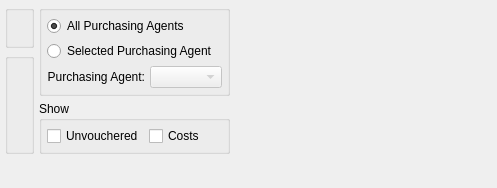
<?xml version="1.0" encoding="UTF-8"?>
<ui version="4.0">
 <comment>This file is part of the xTuple ERP: PostBooks Edition, a free and
open source Enterprise Resource Planning software suite,
Copyright (c) 1999-2018 by OpenMFG LLC, d/b/a xTuple.
It is licensed to you under the Common Public Attribution License
version 1.0, the full text of which (including xTuple-specific Exhibits)
is available at www.xtuple.com/CPAL.  By using this software, you agree
to be bound by its terms.</comment>
 <class>dspPoItemReceivingsByDate</class>
 <widget class="QWidget" name="dspPoItemReceivingsByDate">
  <property name="geometry">
   <rect>
    <x>0</x>
    <y>0</y>
    <width>497</width>
    <height>188</height>
   </rect>
  </property>
  <property name="windowTitle">
   <string>Receipts and Returns by Date</string>
  </property>
  <layout class="QHBoxLayout" name="horizontalLayout">
   <item>
    <layout class="QVBoxLayout" name="verticalLayout">
     <property name="spacing">
      <number>0</number>
     </property>
     <item>
      <layout class="QGridLayout" name="gridLayout_5">
       <item row="0" column="0">
        <widget class="QGroupBox" name="_dateGroup">
         <property name="title">
          <string/>
         </property>
         <layout class="QGridLayout" name="gridLayout_2">
          <item row="0" column="0">
           <widget class="DateCluster" name="_dates"/>
          </item>
         </layout>
        </widget>
       </item>
       <item row="0" column="1" rowspan="2">
        <widget class="QGroupBox" name="_purchasingAgentGroup">
         <property name="minimumSize">
          <size>
           <width>0</width>
           <height>0</height>
          </size>
         </property>
         <property name="title">
          <string/>
         </property>
         <layout class="QGridLayout" name="gridLayout_3">
          <item row="0" column="0">
           <widget class="QRadioButton" name="_allPurchasingAgents">
            <property name="text">
             <string>All Purchasing Agents</string>
            </property>
            <property name="checked">
             <bool>true</bool>
            </property>
           </widget>
          </item>
          <item row="1" column="0">
           <widget class="QRadioButton" name="_selectedPurchasingAgent">
            <property name="text">
             <string>Selected Purchasing Agent</string>
            </property>
           </widget>
          </item>
          <item row="2" column="0">
           <layout class="QHBoxLayout">
            <property name="spacing">
             <number>5</number>
            </property>
            <item>
             <widget class="QLabel" name="_agentLit">
              <property name="enabled">
               <bool>true</bool>
              </property>
              <property name="text">
               <string>Purchasing Agent:</string>
              </property>
              <property name="alignment">
               <set>Qt::AlignRight|Qt::AlignTrailing|Qt::AlignVCenter</set>
              </property>
             </widget>
            </item>
            <item>
             <widget class="XComboBox" name="_agent">
              <property name="enabled">
               <bool>false</bool>
              </property>
             </widget>
            </item>
           </layout>
          </item>
         </layout>
        </widget>
       </item>
       <item row="1" column="0" rowspan="2">
        <widget class="WarehouseGroup" name="_warehouse">
         <property name="title">
          <string/>
         </property>
         <property name="fixedSize">
          <bool>false</bool>
         </property>
        </widget>
       </item>
       <item row="2" column="1">
        <widget class="QGroupBox" name="_showGroup">
         <property name="title">
          <string>Show</string>
         </property>
         <layout class="QGridLayout" name="gridLayout_4">
          <item row="0" column="1">
           <widget class="XCheckBox" name="_showVariances">
            <property name="text">
             <string>Costs</string>
            </property>
           </widget>
          </item>
          <item row="0" column="0">
           <widget class="XCheckBox" name="_showUnvouchered">
            <property name="text">
             <string>Unvouchered</string>
            </property>
           </widget>
          </item>
         </layout>
        </widget>
       </item>
      </layout>
     </item>
     <item>
      <spacer name="verticalSpacer">
       <property name="orientation">
        <enum>Qt::Vertical</enum>
       </property>
       <property name="sizeHint" stdset="0">
        <size>
         <width>20</width>
         <height>0</height>
        </size>
       </property>
      </spacer>
     </item>
    </layout>
   </item>
   <item>
    <spacer name="horizontalSpacer">
     <property name="orientation">
      <enum>Qt::Horizontal</enum>
     </property>
     <property name="sizeHint" stdset="0">
      <size>
       <width>0</width>
       <height>20</height>
      </size>
     </property>
    </spacer>
   </item>
  </layout>
 </widget>
 <layoutdefault spacing="5" margin="5"/>
 <customwidgets>
  <customwidget>
   <class>DateCluster</class>
   <extends>QWidget</extends>
   <header>datecluster.h</header>
   <container>1</container>
  </customwidget>
  <customwidget>
   <class>WarehouseGroup</class>
   <extends>QGroupBox</extends>
   <header>warehousegroup.h</header>
   <container>1</container>
  </customwidget>
  <customwidget>
   <class>XCheckBox</class>
   <extends>QCheckBox</extends>
   <header>xcheckbox.h</header>
  </customwidget>
  <customwidget>
   <class>XComboBox</class>
   <extends>QComboBox</extends>
   <header>xcombobox.h</header>
  </customwidget>
 </customwidgets>
 <tabstops>
  <tabstop>_dates</tabstop>
  <tabstop>_warehouse</tabstop>
  <tabstop>_allPurchasingAgents</tabstop>
  <tabstop>_agent</tabstop>
  <tabstop>_showVariances</tabstop>
 </tabstops>
 <resources/>
 <connections>
  <connection>
   <sender>_selectedPurchasingAgent</sender>
   <signal>toggled(bool)</signal>
   <receiver>_agent</receiver>
   <slot>setEnabled(bool)</slot>
   <hints>
    <hint type="sourcelabel">
     <x>20</x>
     <y>20</y>
    </hint>
    <hint type="destinationlabel">
     <x>20</x>
     <y>20</y>
    </hint>
   </hints>
  </connection>
 </connections>
</ui>
